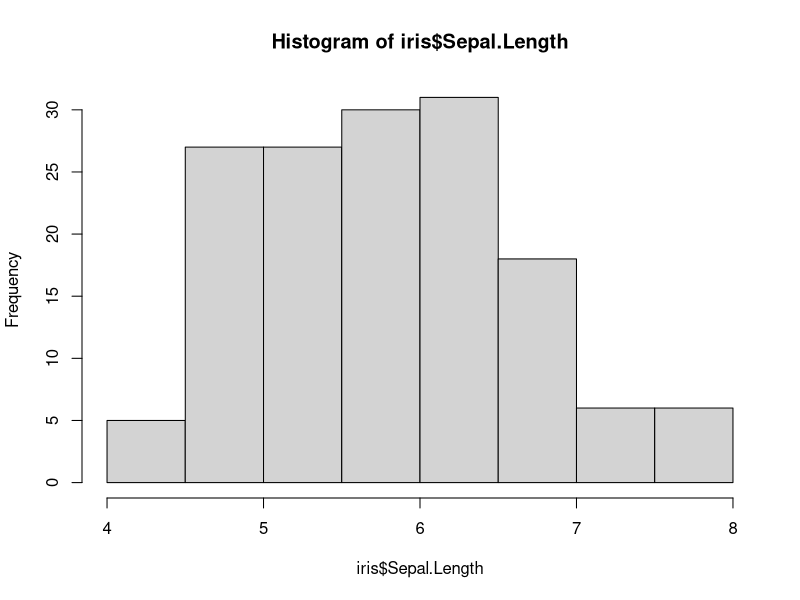
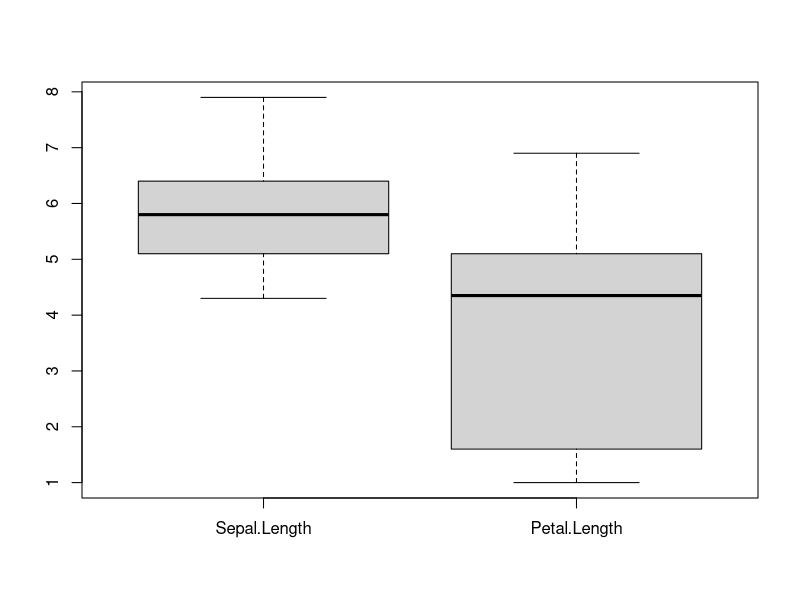
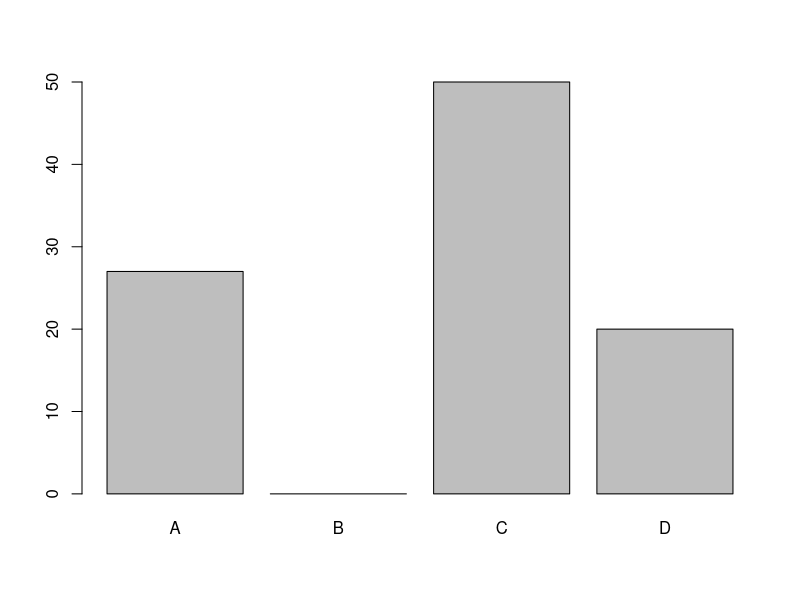

Recreate these plots in R, in order.
## ---- chunk 1
knitr::opts_chunk$set(echo = TRUE)
## ---- chunk 2
# basic calculation 
1 + 1 
2 - 3 
2 * 5 
2 / 2 
# basic function in calculation
log(100)
sqrt(9)
exp(5) 
## ---- chunk 3
# use assign operator (<-) or =
x <- 100 
y <- 200 
one <- 1
Two <- 2
three <- 3
x + y
one * Two
one * Two + three
## ---- chunk 4
# vector: a sequence of elements which share the same data type 
scores <- c(80, 99, 90, 72, 55) 
names <- c("David","Jan","Zuu","Tedy")
scores
names
## ---- chunk 5
# try this 
scores + 10 
scores * 2 
updated <- c(5, 2, 3, 5, 7) 
new_scores <- scores + updated 
## ---- chunk 6
new_scores[1] # 85 
new_scores[1:3] # 85 101 93 
new_scores[3:5] # 93 77 62 
## ---- chunk 7
# numeric vector 
x <- c(100, 200, 300) 
class(x) 
is.numeric(x)
x
# character vector
y <- c("Jason", "Momoa", "AquaMan") 
class(y) 
is.character(y)
y
# logical vector 
z <- c(TRUE, FALSE) 
class(z) 
is.logical(z) 
z
## ---- chunk 8
# create character vector 
animals <- c("Dog", "Cat", "Dog", "Dog", "Hippo") 
class(animals)
animals
# convert character to factor 
animals <- as.factor(animals) 
class(animals)
animals
## ---- chunk 9
# create three vectors 
students <- c("Joe", "Jason", "Momoa", "Anna", "Mary") 
scores <- c(69, 89, 92, 56, 87) 
grades <- c("C+", "B+", "A", "C", "B+") 
# create a single dataframe 
df <- data.frame(students, scores, grades) 
class(df)
df
## ---- chunk 10
# try this in RStudio
str(df) 
head(df) 
tail(df) 
summary(df)
## ---- chunk 11
head(iris)
tail(iris)
str(iris)
## ---- chunk 12
summary(iris)
## ---- chunk 13
colnames(iris)
rownames(iris)
## ---- chunk 14
# subset rows 1-10, all columns 
iris[1:5, ]
# subset rows 1-10, columns 1-5 
iris[1:5, 1:5] 
# subset all rows, columns 1-5 
head(iris[ , 1:5]) 
# subset by column names 
head(iris[ , "Sepal.Width"]) 
head(iris[ , c("Sepal.Length", "Petal.Length", "Species")])
## ---- chunk 15
subset_iris  <- iris[1:10, c("Sepal.Length", "Petal.Length", "Species")]
print(subset_iris )
## ---- chunk 16
### install extra package ###
## Call package ##
library(dplyr)
## ---- chunk 17
# select columns 1-5 
head(select(iris, 1:5)) 
# select columns Sepal.Length, Petal.Length, Species
head(select(iris, Sepal.Length, Petal.Length, Species))
## ---- chunk 18
# filter cars with Sepal.Length < 5
filter(iris, Sepal.Length < 5)
# filter cars with Petal.Length == 1.4 
filter(iris, Petal.Length == 1.4) 
## ---- chunk 19
# see if any numbers <= 300 
numbers <- c(100, 200, 300, 50) 
numbers <= 100
# this will return FALSE because R is case-sensitive 
"hello" == "Hello" 
## ---- chunk 20
# sort column hp from low to high 
head(arrange(iris, Sepal.Length)) 
# sort column hp from high to low \
head(arrange(iris, desc(Sepal.Length))) 
## ---- chunk 21
hist(iris$Sepal.Length)
boxplot(iris[,c("Sepal.Length", "Petal.Length")])
## ---- chunk 22
data_for_bar_plot<-c(A=27,B=0,C=50,D=20)
barplot(data_for_bar_plot)
